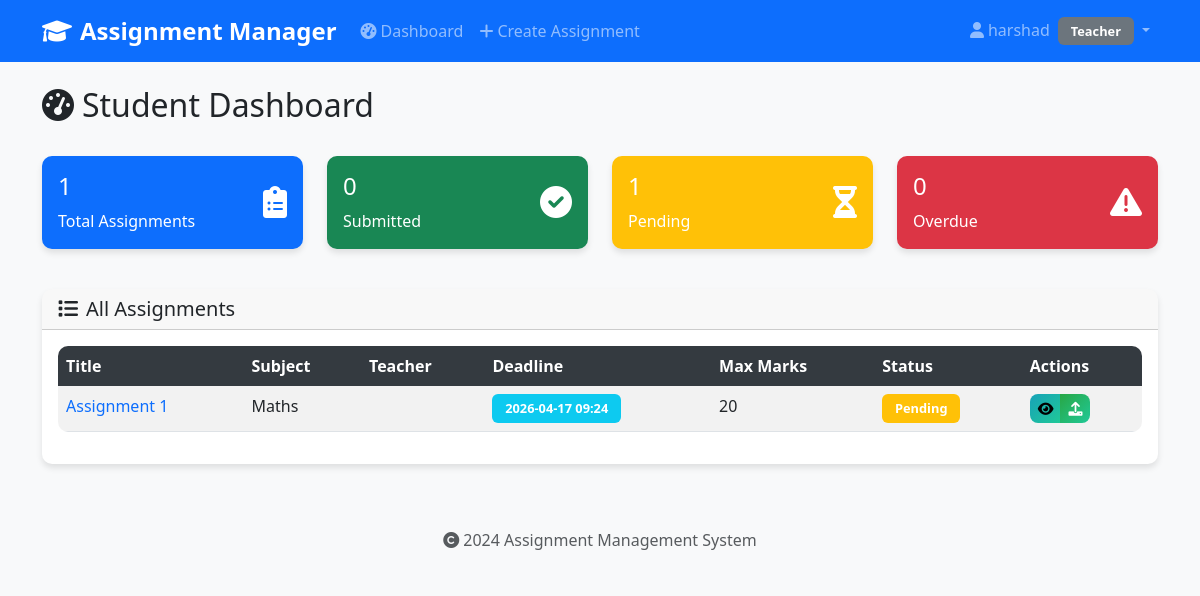
The page /student/dashboard (signed in) on the database its author committed.
### tables this page shows
CREATE TABLE assignments (
            id INTEGER PRIMARY KEY AUTOINCREMENT,
            title TEXT NOT NULL,
            subject TEXT NOT NULL,
            description TEXT,
            deadline TIMESTAMP NOT NULL,
            max_marks INTEGER NOT NULL,
            teacher_id INTEGER NOT NULL,
            attachment_path TEXT,
            created_at TIMESTAMP DEFAULT CURRENT_TIMESTAMP,
            FOREIGN KEY (teacher_id) REFERENCES users (id)
        );

### app.py (the view)
@app.route('/student/dashboard')
@login_required
def student_dashboard():
    user_id = session['user_id']
    conn = get_db_connection()
    assignments = conn.execute('''
        SELECT a.*, s.submitted_at, s.marks, s.file_path as submission_file
        FROM assignments a
        LEFT JOIN submissions s ON a.id = s.assignment_id AND s.student_id = ?
        ORDER BY a.deadline ASC
    ''', (user_id,)).fetchall()
    assignments_list = []
    for assignment in assignments:
        assignment_dict = dict(assignment)
        assignment_dict['deadline'] = parse_datetime(assignment_dict['deadline'])
        assignment_dict['submitted_at'] = parse_datetime(assignment_dict['submitted_at'])
        assignments_list.append(assignment_dict)
    total_assignments = len(assignments_list)
    submitted_assignments = len([a for a in assignments_list if a['submitted_at']])
    pending_assignments = len([a for a in assignments_list if not a['submitted_at'] and a['deadline'] > datetime.now()])
    overdue_assignments = len([a for a in assignments_list if not a['submitted_at'] and a['deadline'] < datetime.now()])
    conn.close()
    return render_template('student_dashboard.html',
                         assignments=assignments_list,
                         total_assignments=total_assignments,
                         submitted_assignments=submitted_assignments,
                         pending_assignments=pending_assignments,
                         overdue_assignments=overdue_assignments)

### app.py (called while the page is built)
@app.context_processor
def inject_datetime():
    return {'now': datetime.now(), 'timedelta': timedelta}

def parse_datetime(dt_string):
    if not dt_string:
        return None
    if isinstance(dt_string, datetime):
        return dt_string
    formats = [
        '%Y-%m-%d %H:%M:%S',
        '%Y-%m-%dT%H:%M',
        '%Y-%m-%dT%H:%M:%S',
        '%Y-%m-%d %H:%M',
        '%Y-%m-%d'
    ]
    for fmt in formats:
        try:
            return datetime.strptime(dt_string, fmt)
        except ValueError:
            continue
    return datetime.now()

def login_required(f):
    @functools.wraps(f)
    def decorated_function(*args, **kwargs):
        if 'user_id' not in session:
            flash('Please login to access this page', 'error')
            return redirect(url_for('login'))
        return f(*args, **kwargs)
    return decorated_function

def get_db_connection():
    conn = sqlite3.connect('assignment_management.db')
    conn.row_factory = sqlite3.Row
    conn.execute("PRAGMA foreign_keys = ON")
    return conn

### templates/student_dashboard.html (shortened to what this page needs)
{% extends "base.html" %}
{% block content %}
<div class="d-flex justify-content-between align-items-center mb-4">
    <h2>
        <i class="fas fa-tachometer-alt me-2"></i>Student Dashboard
    </h2>
</div>
<div class="row mb-4">
    <div class="col-md-3 mb-3">
        <div class="card bg-primary text-white">
            <div class="card-body">
                <div class="d-flex justify-content-between">
                    <div>
                        <h4 class="card-title">{{ total_assignments }}</h4>
                        <p class="card-text">Total Assignments</p>
                    </div>
                    <div class="align-self-center">
                        <i class="fas fa-clipboard-list fa-2x"></i>
                    </div>
                </div>
            </div>
        </div>
    </div>
    <div class="col-md-3 mb-3">
        <div class="card bg-success text-white">
            <div class="card-body">
                <div class="d-flex justify-content-between">
                    <div>
                        <h4 class="card-title">{{ submitted_assignments }}</h4>
                        <p class="card-text">Submitted</p>
                    </div>
                    <div class="align-self-center">
                        <i class="fas fa-check-circle fa-2x"></i>
                    </div>
                </div>
            </div>
        </div>
    </div>
    <div class="col-md-3 mb-3">
        <div class="card bg-warning text-white">
            <div class="card-body">
                <div class="d-flex justify-content-between">
                    <div>
                        <h4 class="card-title">{{ pending_assignments }}</h4>
                        <p class="card-text">Pending</p>
                    </div>
                    <div class="align-self-center">
                        <i class="fas fa-hourglass-half fa-2x"></i>
                    </div>
                </div>
            </div>
        </div>
    </div>
    <div class="col-md-3 mb-3">
        <div class="card bg-danger text-white">
            <div class="card-body">
                <div class="d-flex justify-content-between">
                    <div>
                        <h4 class="card-title">{{ overdue_assignments }}</h4>
                        <p class="card-text">Overdue</p>
                    </div>
                    <div class="align-self-center">
                        <i class="fas fa-exclamation-triangle fa-2x"></i>
                    </div>
                </div>
            </div>
        </div>
    </div>
</div>
<div class="card">
    <div class="card-header">
        <h5 class="mb-0">
            <i class="fas fa-list me-2"></i>All Assignments
        </h5>
    </div>
    <div class="card-body">
        {% if assignments %}
            <div class="table-responsive">
                <table class="table table-striped">
                    <thead>
                        <tr>
                            <th>Title</th>
                            <th>Subject</th>
                            <th>Teacher</th>
                            <th>Deadline</th>
                            <th>Max Marks</th>
                            <th>Status</th>
                            <th>Actions</th>
                        </tr>
                    </thead>
                    <tbody>
                        {% for assignment in assignments %}
                        <tr>
                            <td>
                                <a href="{{ url_for('view_assignment', assignment_id=assignment.id) }}"
                                   class="text-decoration-none">
                                    {{ assignment.title }}
                                </a>
                            </td>
                            <td>{{ assignment.subject }}</td>
                            <td>{{ assignment.teacher_name }}</td>
                            <td>
                                {% set deadline = assignment.deadline %}
                                {% set two_days_from_now = now + timedelta(days=2) %}
                                <span class="badge {% if deadline < now %}bg-danger{% elif deadline < two_days_from_now %}bg-warning{% else %}bg-info{% endif %}">
                                    {{ deadline.strftime('%Y-%m-%d %H:%M') }}
                                </span>
                            </td>
                            <td>{{ assignment.max_marks }}</td>
                            <td>
                                {% if assignment.submitted_at %}
                                    <span class="badge bg-success">Submitted</span>
                                    {% if assignment.marks %}
                                        <span class="badge bg-primary">{{ assignment.marks }}/{{ assignment.max_marks }}</span>
                                    {% endif %}
                                {% elif assignment.deadline < now %}
                                    <span class="badge bg-danger">Overdue</span>
                                {% else %}
                                    <span class="badge bg-warning">Pending</span>
                                {% endif %}
                            </td>
                            <td>
                                <div class="btn-group" role="group">
                                    <a href="{{ url_for('view_assignment', assignment_id=assignment.id) }}"
                                       class="btn btn-sm btn-info" title="View">
                                        <i class="fas fa-eye"></i>
                                    </a>
                                    {% if not assignment.submitted_at and assignment.deadline > now %}
                                        <a href="{{ url_for('submit_assignment', assignment_id=assignment.id) }}"
                                           class="btn btn-sm btn-success" title="Submit">
                                            <i class="fas fa-upload"></i>
                                        </a>
                                    {% endif %}
                                </div>
                            </td>
                        </tr>
                        {% endfor %}
                    </tbody>
                </table>
            </div>
        {% else %}
            <div class="text-center py-4">
                <i class="fas fa-inbox fa-3x text-muted mb-3"></i>
                <h5 class="text-muted">No assignments available</h5>
                <p class="text-muted">Check back later for new assignments!</p>
            </div>
        {% endif %}
    </div>
</div>
{% endblock %}

### static/css/style.css (style rules this page uses)
body { font-family: 'Segoe UI', Tahoma, Geneva, Verdana, sans-serif; background-color: #f8f9fa; min-height: 100vh; }
.card { border: none; border-radius: 10px; box-shadow: 0 4px 6px rgba(0,0,0,0.1); transition: transform 0.3s ease, box-shadow 0.3s ease; }
.card-header { border-radius: 10px 10px 0 0 !important; font-weight: 600; }
.card.bg-primary, .card.bg-success, .card.bg-warning, .card.bg-danger { border: none; transition: transform 0.3s ease; }
.table { border-radius: 10px; overflow: hidden; }
.table thead th { background-color: #343a40; color: white; border: none; font-weight: 600; }
.btn { border-radius: 8px; font-weight: 500; transition: all 0.3s ease; }
.btn-success { background: linear-gradient(135deg, #28a745 0%, #20c997 100%); border: none; }
.btn-info { background: linear-gradient(135deg, #17a2b8 0%, #20c997 100%); border: none; }
.badge { font-size: 0.8rem; padding: 0.5rem 0.8rem; border-radius: 6px; }

### rows shown on the page
assignments: title "Assignment 1", subject "Maths", strftime "2026-04-17 09:24", max_marks "20"

### other values the page prints
{{ session.username }} "harshad"
{{ session.user_type.title() }} "Teacher"
{{ total_assignments }} "1"
{{ submitted_assignments }} "0"
{{ pending_assignments }} "1"
{{ overdue_assignments }} "0"
